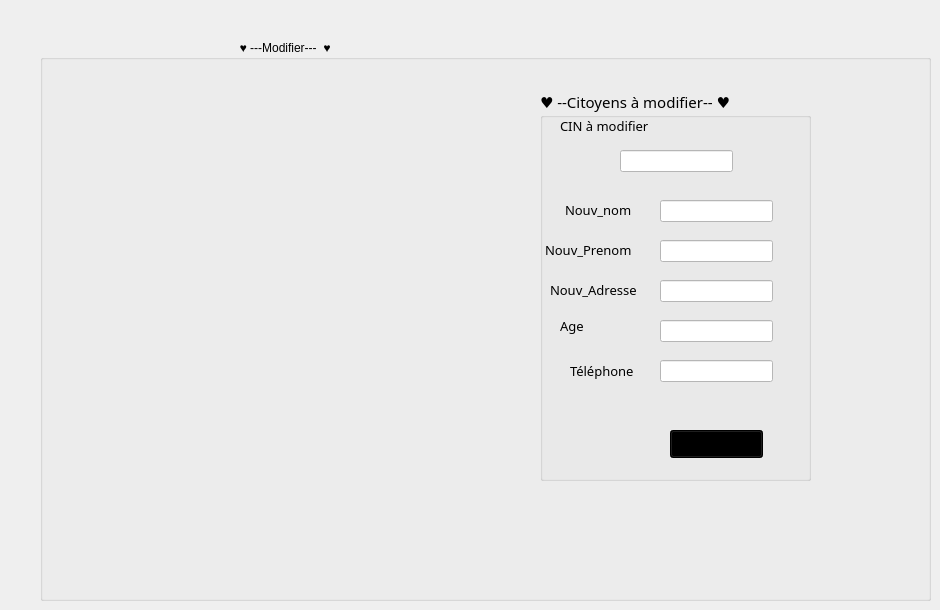
   <widget class="QWidget" name="tab_8">
    <attribute name="icon">
     <iconset>
      <normaloff>C:/Users/LENOVO/Downloads/document.png</normaloff>C:/Users/LENOVO/Downloads/document.png</iconset>
    </attribute>
    <attribute name="title">
     <string>Edition</string>
    </attribute>
    <widget class="QGroupBox" name="groupBox_16">
     <property name="geometry">
      <rect>
       <x>40</x>
       <y>40</y>
       <width>891</width>
       <height>561</height>
      </rect>
     </property>
     <property name="title">
      <string>                                                            ♥ ---Modifier---  ♥                                              </string>
     </property>
     <widget class="QGroupBox" name="groupBox_17">
      <property name="geometry">
       <rect>
        <x>500</x>
        <y>50</y>
        <width>271</width>
        <height>391</height>
       </rect>
      </property>
      <property name="font">
       <font>
        <family>Tw Cen MT</family>
        <pointsize>11</pointsize>
        <weight>50</weight>
        <bold>false</bold>
        <underline>false</underline>
       </font>
      </property>
      <property name="title">
       <string>♥ --Citoyens à modifier-- ♥</string>
      </property>
      <widget class="QLabel" name="label_23">
       <property name="geometry">
        <rect>
         <x>25</x>
         <y>110</y>
         <width>81</width>
         <height>20</height>
        </rect>
       </property>
       <property name="font">
        <font>
         <pointsize>10</pointsize>
        </font>
       </property>
       <property name="text">
        <string>Nouv_nom</string>
       </property>
      </widget>
      <widget class="QLabel" name="label_24">
       <property name="geometry">
        <rect>
         <x>20</x>
         <y>20</y>
         <width>121</width>
         <height>31</height>
        </rect>
       </property>
       <property name="font">
        <font>
         <pointsize>10</pointsize>
        </font>
       </property>
       <property name="text">
        <string>CIN à modifier</string>
       </property>
      </widget>
      <widget class="QLabel" name="label_25">
       <property name="geometry">
        <rect>
         <x>20</x>
         <y>220</y>
         <width>91</width>
         <height>31</height>
        </rect>
       </property>
       <property name="font">
        <font>
         <pointsize>10</pointsize>
        </font>
       </property>
       <property name="text">
        <string>Age</string>
       </property>
      </widget>
      <widget class="QLabel" name="label_26">
       <property name="geometry">
        <rect>
         <x>10</x>
         <y>190</y>
         <width>111</width>
         <height>20</height>
        </rect>
       </property>
       <property name="font">
        <font>
         <pointsize>10</pointsize>
        </font>
       </property>
       <property name="text">
        <string>Nouv_Adresse</string>
       </property>
      </widget>
      <widget class="QLabel" name="label_27">
       <property name="geometry">
        <rect>
         <x>5</x>
         <y>150</y>
         <width>111</width>
         <height>20</height>
        </rect>
       </property>
       <property name="font">
        <font>
         <pointsize>10</pointsize>
        </font>
       </property>
       <property name="text">
        <string>Nouv_Prenom</string>
       </property>
      </widget>
      <widget class="QLineEdit" name="le_nom_2">
       <property name="geometry">
        <rect>
         <x>120</x>
         <y>110</y>
         <width>113</width>
         <height>22</height>
        </rect>
       </property>
       <property name="styleSheet">
        <string notr="true">background-color: rgb(255, 255, 255);</string>
       </property>
      </widget>
      <widget class="QLineEdit" name="le_prenom_2">
       <property name="geometry">
        <rect>
         <x>120</x>
         <y>150</y>
         <width>113</width>
         <height>22</height>
        </rect>
       </property>
       <property name="styleSheet">
        <string notr="true">background-color: rgb(255, 255, 255);</string>
       </property>
      </widget>
      <widget class="QLineEdit" name="le_adress_2">
       <property name="geometry">
        <rect>
         <x>120</x>
         <y>190</y>
         <width>113</width>
         <height>22</height>
        </rect>
       </property>
       <property name="styleSheet">
        <string notr="true">background-color: rgb(255, 255, 255);</string>
       </property>
      </widget>
      <widget class="QLineEdit" name="le_cin_2">
       <property name="geometry">
        <rect>
         <x>80</x>
         <y>60</y>
         <width>113</width>
         <height>22</height>
        </rect>
       </property>
       <property name="styleSheet">
        <string notr="true">background-color: rgb(255, 255, 255);</string>
       </property>
      </widget>
      <widget class="QPushButton" name="pb_modifier">
       <property name="geometry">
        <rect>
         <x>130</x>
         <y>340</y>
         <width>93</width>
         <height>28</height>
        </rect>
       </property>
       <property name="styleSheet">
        <string notr="true">background-color: rgb(255, 170, 255);
background-color: rgb(0, 0, 0);</string>
       </property>
       <property name="text">
        <string>Modifier</string>
       </property>
      </widget>
      <widget class="QLabel" name="label_28">
       <property name="geometry">
        <rect>
         <x>30</x>
         <y>270</y>
         <width>81</width>
         <height>21</height>
        </rect>
       </property>
       <property name="font">
        <font>
         <pointsize>10</pointsize>
        </font>
       </property>
       <property name="text">
        <string>Téléphone</string>
       </property>
      </widget>
      <widget class="QLineEdit" name="le_tel_2">
       <property name="geometry">
        <rect>
         <x>120</x>
         <y>270</y>
         <width>113</width>
         <height>22</height>
        </rect>
       </property>
       <property name="styleSheet">
        <string notr="true">background-color: rgb(255, 255, 255);</string>
       </property>
      </widget>
      <widget class="QLineEdit" name="le_age_2">
       <property name="geometry">
        <rect>
         <x>120</x>
         <y>230</y>
         <width>113</width>
         <height>22</height>
        </rect>
       </property>
       <property name="styleSheet">
        <string notr="true">background-color: rgb(255, 255, 255);</string>
       </property>
      </widget>
     </widget>
    </widget>
   </widget>
